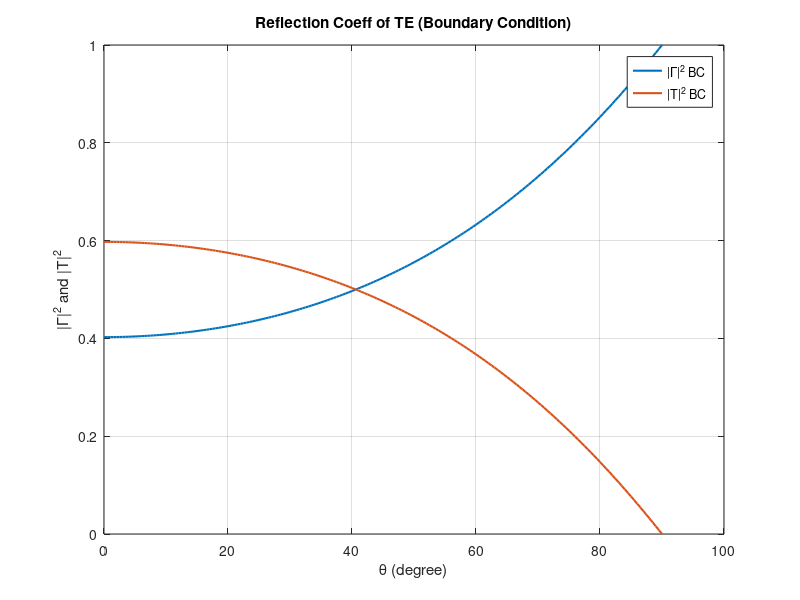
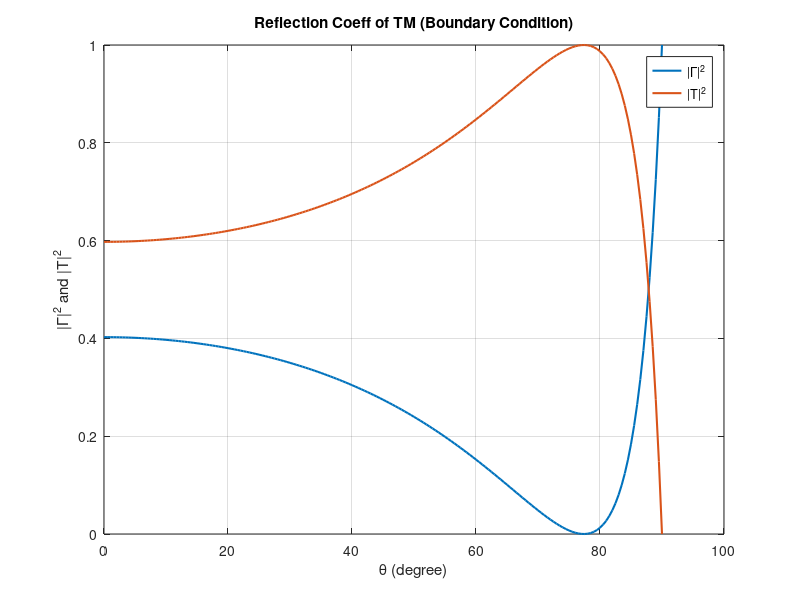

The MATLAB script that drew these images, in order: (Note: this script raises an error after producing the figures.)
%Final Project SDM
%Aim:
%1) Reflection coeff model and Tx Line Model 
%2) Quarter wave transformer with normal dielectric
%3) Multilayer-normal dielectric (Binomial/Tchebyshev)
%4) ADL-Slab (one slab-multilayer)
%5) Multiple ADL-slabs (many multilayer slabs)
%6) Shifted ADL (one slab-multilayer)
%7) Shifted ADL (many multilayer slabs)
%8) Analysis of Bandwidth in each case!

%1) This code deals with reflection coeff model and Tx Line Model
clear;
close all;

%% Defining inputs
er = 20;

%Some frequency range
freq = 5e9;
c = 3e8;
lam = c./freq;
k0 = 2*pi./lam;
ks = k0.*sqrt(er);

eps_0 = 8.854187817e-12;
mu_0 = 1.2566370614e-6;

zeta0 = 120*pi;
zetad = zeta0./sqrt(er);

%Refractive index
n0 = 1;
nd = sqrt(er);

drad = pi/180;
thC = asin((nd/n0))/drad;
if(isreal(thC))
    th = (0:.5:thC)*drad;
else
    th = (0:.5:90)*drad;
end 
ph = 0;

%% Reflection and Transmission using simple boundary condition problem
%E = E0 e^(-jkz) x
%H = E0/zeta0 e^(-jkz) y
%Transmit angle
thT = asin((n0./nd).*sin(th));

%For TE Incidence
rTE = (n0.*cos(th) - nd.*cos(thT))./(n0.*cos(th) + nd.*cos(thT));
RTE = abs(rTE).^2;
TTE = 1 - RTE;
%tCoeffTE = (2.*n0.*cos(th))./(n0.*cos(th) + nd.*cos(thT));

%For TM Incidence
rTM = (nd.*cos(th) - n0.*cos(thT))./(nd.*cos(th) + n0.*cos(thT));
RTM = abs(rTM).^2;
TTM = 1 - RTM;
%tCoeffTM = (2.*n0.*cos(th))./(n0.*cos(thT) + nd.*cos(th));

%Plotting
%TE
figure(1);
%plot(th./drad, abs(rTE), 'LineWidth', 1.5, 'DisplayName', '|\Gamma|'); hold on
%plot(th./drad, abs(tCoeffTE), 'LineWidth', 1.5, 'DisplayName', '|T|');
plot(th./drad, abs(RTE), 'LineWidth', 1.5, 'DisplayName', '|\Gamma|^2 BC'); hold on
plot(th./drad, abs(TTE), 'LineWidth', 1.5, 'DisplayName', '|T|^2 BC');
%plot(th./drad, abs(tCoeffTE) + abs(RTE), 'LineWidth', 1.5, 'DisplayName', '|Total|');
xlabel('\theta (degree)');
ylabel('|\Gamma|^2 and |T|^2');
title('Reflection Coeff of TE (Boundary Condition)');
grid on;
legend show;
hold off;

%TM
figure(2);
% plot(th./drad, abs(rTM), 'LineWidth', 1.5, 'DisplayName', '|\Gamma|'); hold on
% plot(th./drad, abs(tCoeffTM), 'LineWidth', 1.5, 'DisplayName', '|T|');
plot(th./drad, abs(RTM), 'LineWidth', 1.5, 'DisplayName', '|\Gamma|^2'); hold on
plot(th./drad, abs(TTM), 'LineWidth', 1.5, 'DisplayName', '|T|^2');
%plot(th./drad, abs(tCoeffTM) + abs(rTM), 'LineWidth', 1.5, 'DisplayName', '|Total|');
xlabel('\theta (degree)');
ylabel('|\Gamma|^2 and |T|^2');
title('Reflection Coeff of TM (Boundary Condition)');
grid on;
legend show;
hold off;

%% The Tx line model
% TE and TM

%Prop const
[~, ~, ~, kz0] = propConst(k0, th, ph);
[~, ~, ~, kzs] = propConst(ks, thT, ph);

%Air TE TM impedance
[Z0TE, Z0TM] = imped(zeta0, k0, kz0);

%Dielectric TE TM impedance
[ZdTE, ZdTM] = imped(zetad, ks, kzs);

%Zup and Zdown
ZupTE = Z0TE;
ZupTM = Z0TM;

ZdownTE = ZdTE;
ZdownTM = ZdTM;

[gammaTE_tx, tCoeffTE_tx] = refCoeff(ZupTE, ZdownTE);
[gammaTM_tx, tCoeffTM_tx] = refCoeff(ZupTM, ZdownTM);

%Plotting
%TE
figure(3);
plot(th./drad, abs(gammaTE_tx).^2, 'LineWidth', 1.5, 'DisplayName', '|\Gamma|^2 TL'); hold on
plot(th./drad, (abs(tCoeffTE_tx)), 'LineWidth', 1.5, 'DisplayName', '|T|^2 TL');

plot(th./drad, abs(RTE), 'LineWidth', 1.5, 'DisplayName', '|\Gamma|^2 BC');
plot(th./drad, abs(TTE), 'LineWidth', 1.5, 'DisplayName', '|T|^2 BC');

%plot(th./drad, abs(tCoeffTE_tx) + abs(gammaTE_tx), 'LineWidth', 1.5, 'DisplayName', '|Total|');
xlabel('\theta (degree)');
ylabel('|\Gamma|^2 and |T|^2');
title('Reflection and Transmission Coeff of TE');
grid on;
legend show;
hold off;

%TM
figure(4);
plot(th./drad, abs(gammaTM_tx).^2, 'LineWidth', 1.5, 'DisplayName', '|\Gamma|^2 TL'); hold on
plot(th./drad, (abs(tCoeffTM_tx)), 'LineWidth', 1.5, 'DisplayName', '|T|^2 TL');

plot(th./drad, abs(RTM), 'LineWidth', 1.5, 'DisplayName', '|\Gamma|^2 BC'); 
plot(th./drad, abs(TTM), 'LineWidth', 1.5, 'DisplayName', '|T|^2 BC');

%plot(th./drad, abs(tCoeffTM_tx) + abs(gammaTM_tx), 'LineWidth', 1.5, 'DisplayName', '|Total|');
xlabel('\theta (degree)');
ylabel('|\Gamma|^2 and |T|^2');
title('Reflection and Transmission Coeff of TM');
grid on;
legend show;
hold off;

%Note: It all makes sense, see, if you solve the equations of fields in a
%media in spectral domain, they result in VI relation with k and kz and at
%the same time the HE relation is with cos theta_i and with cos theta_t.
%Point to be noted here, is that both of these things are one and the same
%and the transmission line model does consider all the angles of
%incidences! Brilliant! So, first quesiton solved!! 

%% Tx Line Model freq variation

%Frequency variation
freq = 2e9:0.1e9:10e9;
c = 3e8;
lam = c./freq;
k0 = 2*pi./lam;
ks = k0.*sqrt(er);

th = 0;
ph = 0;

%Prop const
[~, ~, ~, kz0] = propConst(k0, th, ph);
[~, ~, ~, kzs] = propConst(ks, th, ph);

%Air TE TM impedance
[Z0TE, Z0TM] = imped(zeta0, k0, kz0);

%Dielectric TE TM impedance
[ZdTE, ZdTM] = imped(zetad, ks, kzs);

%Zup and Zdown
ZupTE = Z0TE;
ZupTM = Z0TM;

ZdownTE = ZdTE;
ZdownTM = ZdTM;

[gammaTE_tx, tCoeffTE_tx] = refCoeff(ZupTE, ZdownTE);
[gammaTM_tx, tCoeffTM_tx] = refCoeff(ZupTM, ZdownTM);

%Plotting
%TE
figure(5);
plot(freq./10^9, abs(gammaTE_tx).^2, 'LineWidth', 1.5, 'DisplayName', '|\Gamma|^2'); hold on
plot(freq./10^9, (abs(tCoeffTE_tx)), 'LineWidth', 1.5, 'DisplayName', '|T|^2');
%plot(th./drad, abs(tCoeffTE_tx) + abs(gammaTE_tx), 'LineWidth', 1.5, 'DisplayName', '|Total|');
xlabel('Frequency (GHz)');
ylabel('|\Gamma|^2 and |T|^2');
title('Reflection and Transmission Coeff Vs. Frequency (Tx-Line)');
grid on;
legend show;
hold off;

%TM
figure(6);
plot(freq./10^9, pow2db(abs(gammaTM_tx).^2), 'LineWidth', 1.5, 'DisplayName', 'TM'); hold on;
plot(freq./10^9, pow2db(abs(gammaTE_tx).^2), 'LineWidth', 1.5, 'DisplayName', 'TE');
%plot(freq./10^9, (abs(tCoeffTM_tx)), 'LineWidth', 1.5, 'DisplayName', '|T|^2');
%plot(th./drad, abs(tCoeffTM_tx) + abs(gammaTM_tx), 'LineWidth', 1.5, 'DisplayName', '|Total|');
xlabel('Frequency (GHz)');
ylabel('|\Gamma| (in dB)');
title('Reflection and Transmission Coeff in dB (Tx-Line)');
grid on;
legend show;
hold off;
ylim([-40, 0]);